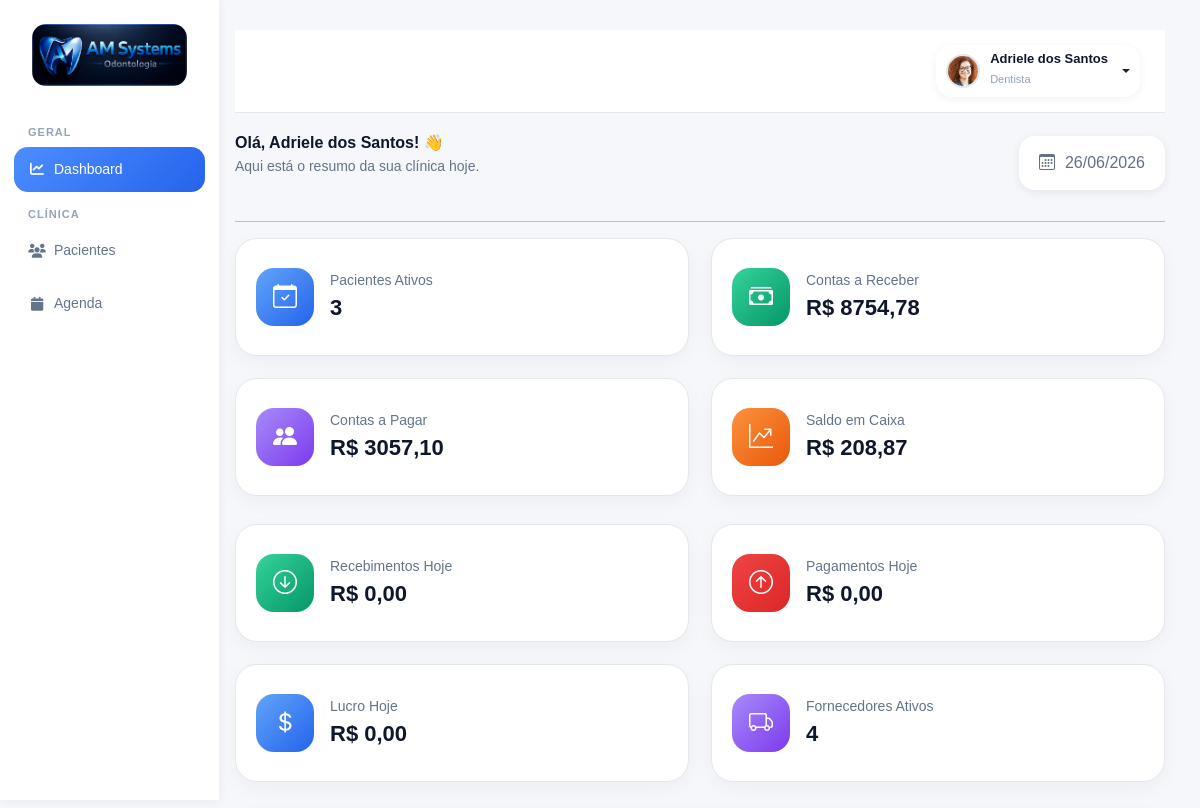
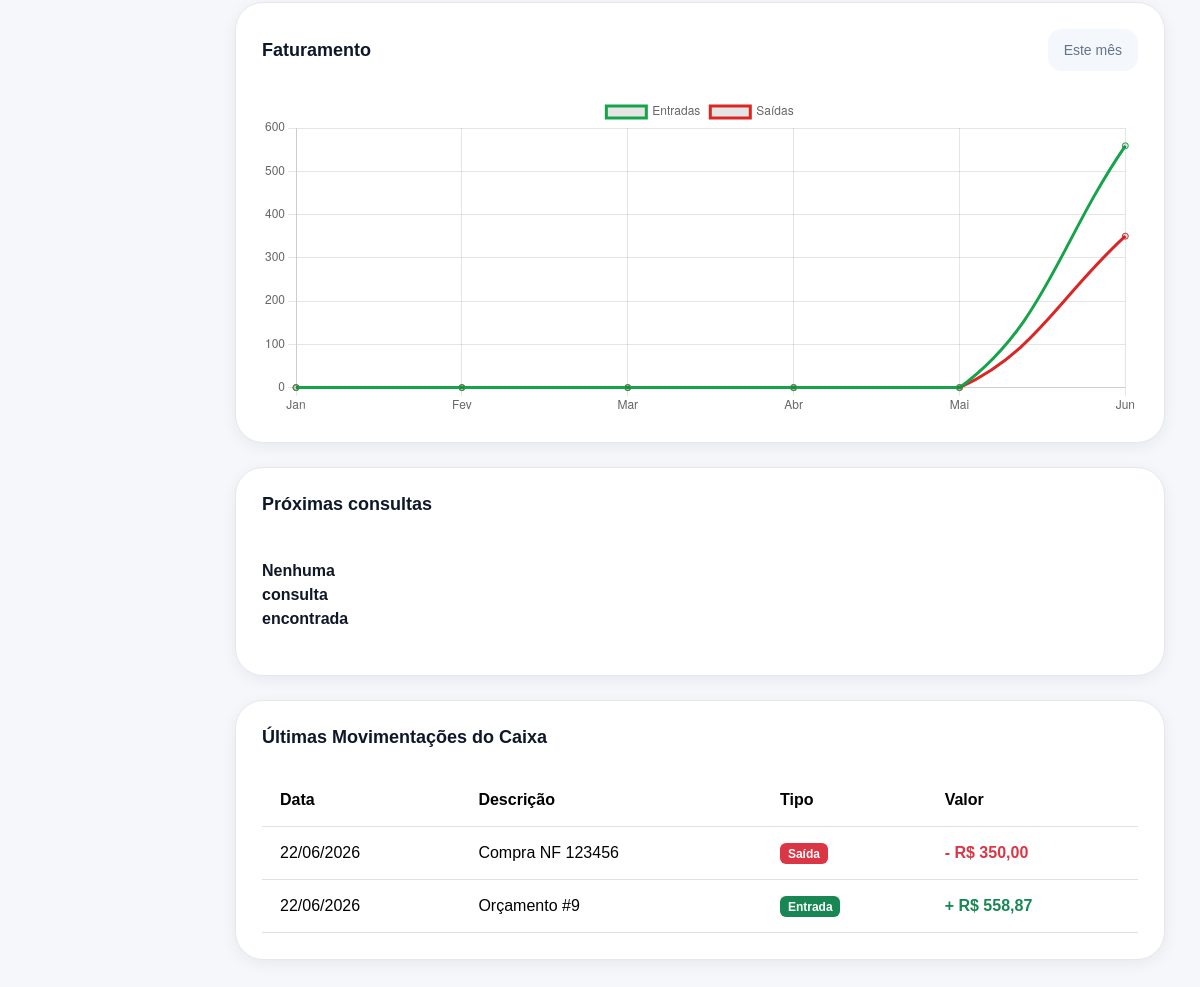
The app's page /dashboard/ (signed in), older data (2 pictures, top to bottom).
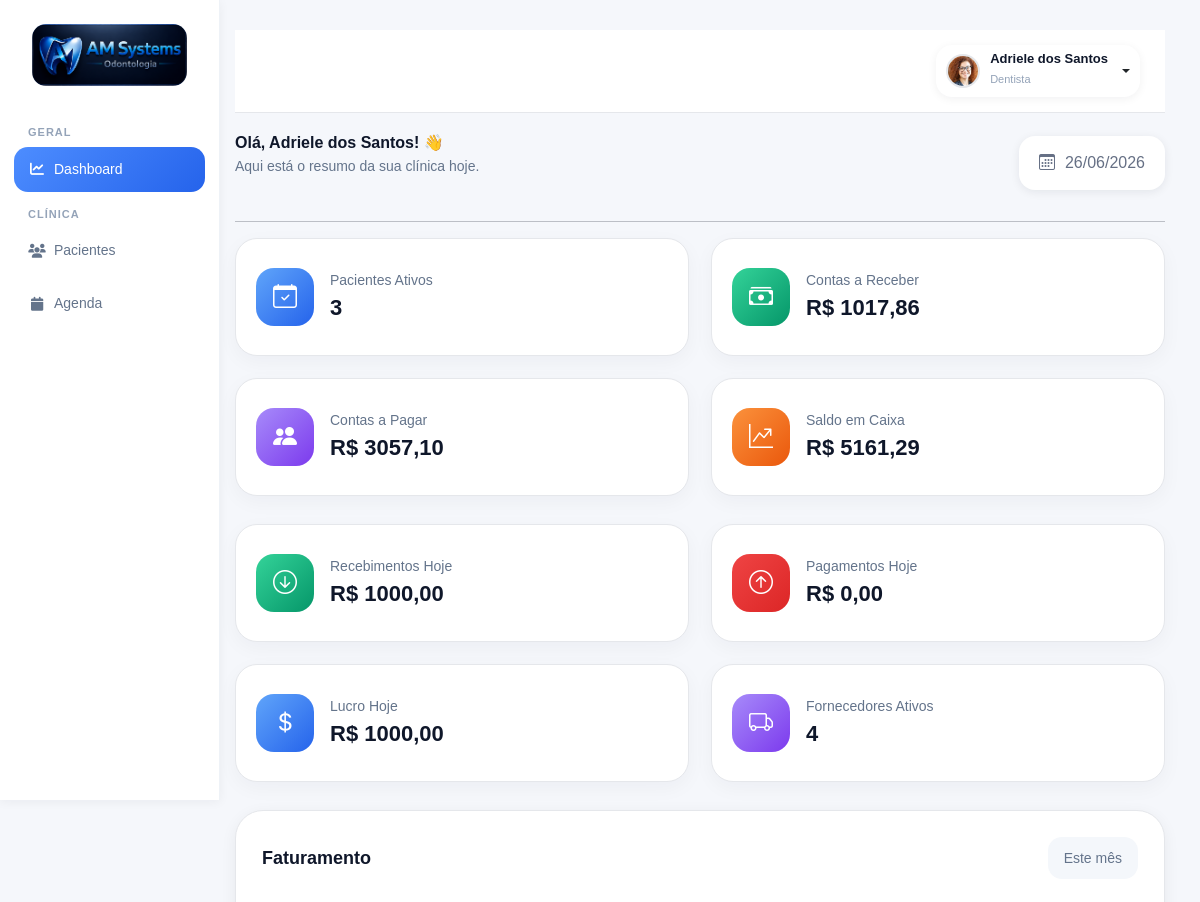
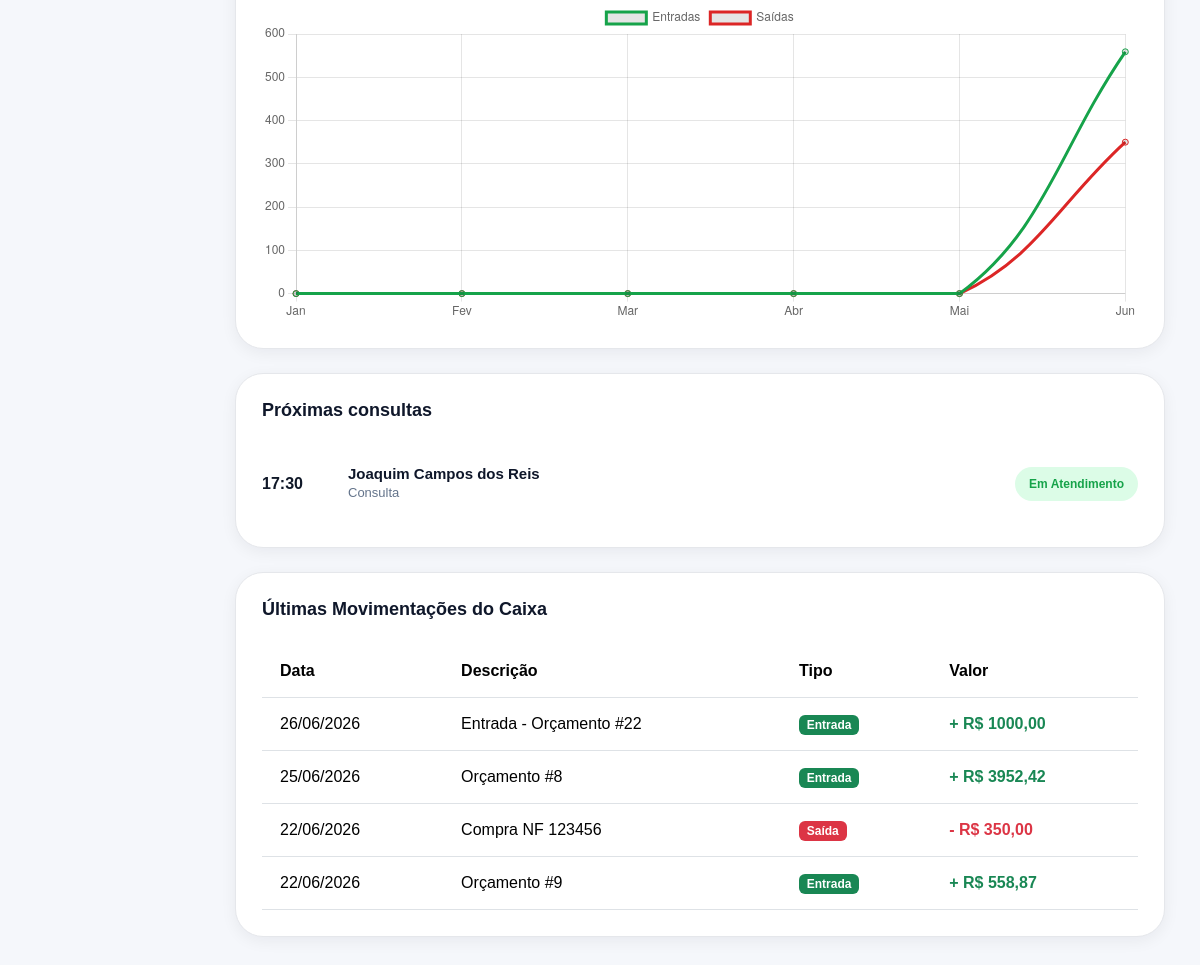
The same page, newer data (2 pictures, top to bottom).
### accounts/models.py (models this page shows, shortened)
class Caixa(models.Model):
    TIPO_CHOICES = [
        ('ENTRADA', 'Entrada'),
        ('SAIDA', 'Saída')
    ]
    data = models.DateField()
    descricao = models.CharField(
        max_length=255
    )
    tipo = models.CharField(
        max_length=10,
        choices=TIPO_CHOICES
    )
    valor = models.DecimalField(
        max_digits=12,
        decimal_places=2
    )
    conta_pagar = models.ForeignKey(
        'ContaPagar',
        on_delete=models.SET_NULL,
        null=True,
        blank=True
    )
    conta_receber = models.ForeignKey(
        'ContaReceber',
        on_delete=models.SET_NULL,
        null=True,
        blank=True
    )
    criado_em = models.DateTimeField(
        auto_now_add=True
    )
    class Meta:
        ordering = [
            '-data',
            '-id'
        ]
        verbose_name = 'Caixa'
        verbose_name_plural = 'Caixa'

class Paciente(models.Model):
    foto = models.ImageField(
        upload_to='pacientes/',
        blank=True,
        null=True
    )
    nome = models.CharField(
        max_length=200
    )
    cpf = models.CharField(
        max_length=14,
        blank=True,
        null=True
    )
    rg = models.CharField(
        max_length=20,
        blank=True,
        null=True
    )
    nascimento = models.DateField(
        blank=True,
        null=True
    )
    genero = models.CharField(
        max_length=20,
        blank=True,
        null=True
    )
    estado_civil = models.CharField(
        max_length=30,
        blank=True,
        null=True
    )
    profissao = models.CharField(
        max_length=100,
        blank=True,
        null=True
    )
    telefone = models.CharField(
        max_length=20,
        blank=True,
        null=True
    )
    whatsapp = models.CharField(
        max_length=20,
        blank=True,
        null=True
    )
    email = models.EmailField(
        blank=True,
        null=True
    )
    cep = models.CharField(
        max_length=10,
        blank=True,
        null=True
    )
    endereco = models.CharField(
        max_length=255,
        blank=True,
        null=True
    )
    numero = models.CharField(
        max_length=20,
        blank=True,
        null=True
    )
    complemento = models.CharField(
        max_length=100,
        blank=True,
        null=True
    )
    bairro = models.CharField(
        max_length=100,
        blank=True,
        null=True
    )
    cidade = models.CharField(
        max_length=100,
        blank=True,
        null=True
    )
    estado = models.CharField(
        max_length=2,
        blank=True,
        null=True
    )
    convenio = models.CharField(
        max_length=100,
        blank=True,
        null=True
    )
    carteirinha = models.CharField(
        max_length=100,
        blank=True,
        null=True
    )
    alergias = models.TextField(
        blank=True,
        null=True
    )
    medicamentos = models.TextField(
        blank=True,
        null=True
    )
    observacoes = models.TextField(
        blank=True,
        null=True
    )
    responsavel = models.CharField(
        max_length=200,
        blank=True,
        null=True
    )
    cpf_responsavel = models.CharField(
        max_length=14,
        blank=True,
        null=True
    )
    telefone_responsavel = models.CharField(
        max_length=20,
        blank=True,
        null=True
    )
    dentista = models.ForeignKey(
        User,
        on_delete=models.SET_NULL,
        null=True,
        blank=True,
        related_name='pacientes'
    )
    ativo = models.BooleanField(
        default=True
    )
    criado_em = models.DateTimeField(
        auto_now_add=True
    )
    atualizado_em = models.DateTimeField(
        auto_now=True
    )

class Procedimento(models.Model):
    CATEGORIAS = [
        ('diagnostico', 'Diagnóstico'),
        ('dentistica', 'Dentística'),
        ('endodontia', 'Endodontia'),
        ('periodontia', 'Periodontia'),
        ('cirurgia', 'Cirurgia'),
        ('protese', 'Prótese'),
        ('implantodontia', 'Implantodontia'),
        ('ortodontia', 'Ortodontia'),
        ('geral', 'Geral')
    ]
    TIPOS = [
        ('dente', 'Por Dente'),
        ('hemiarcada', 'Hemi-Arcada'),
        ('geral', 'Geral'),
        ('cirurgia', 'Cirurgia')
    ]
    POSICOES = [
        ('coroa', 'Coroa'),
        ('raiz', 'Raiz'),
        ('oclusal', 'Oclusal'),
        ('vestibular', 'Vestibular'),
        ('lingual', 'Lingual'),
        ('centro', 'Centro')
    ]
    STATUS = [
        ('realizar', 'A Realizar'),
        ('andamento', 'Em Andamento'),
        ('realizado', 'Realizado'),
        ('cancelado', 'Cancelado'),
        ('reavaliar', 'Reavaliar')
    ]
    nome = models.CharField(
        max_length=255
    )
    categoria = models.CharField(
        max_length=100,
        choices=CATEGORIAS,
        default='geral'
    )
    tipo = models.CharField(
        max_length=50,
        choices=TIPOS,
        default='dente'
    )
    status = models.CharField(
        max_length=30,
        choices=STATUS,
        default='realizar'
    )
    icone = models.CharField(
        max_length=100,
        blank=True,
        null=True
    )
    arquivo_icone = models.CharField(
        max_length=255,
        blank=True,
        null=True
    )
    posicao_icone = models.CharField(
        max_length=30,
        choices=POSICOES,
        default='centro'
    )
    valor_particular = models.DecimalField(
        max_digits=10,
        decimal_places=2,
        default=0
    )
    valor_convenio = models.DecimalField(
        max_digits=10,
        decimal_places=2,
        default=0
    )
    tempo_estimado = models.IntegerField(
        default=60,
        help_text='Tempo em minutos'
    )
    custo_clinico = models.DecimalField(
        max_digits=10,
        decimal_places=2,
        default=0
    )
    ativo = models.BooleanField(
        default=True
    )
    ordem = models.IntegerField(
        default=0
    )
    criado_em = models.DateTimeField(
        auto_now_add=True
    )
    class Meta:
        ordering = ['categoria', 'ordem', 'nome']
        verbose_name = 'Procedimento'
        verbose_name_plural = 'Procedimentos'

### agenda/models.py (models this page shows, shortened)
class Agendamento(models.Model):
    STATUS_CHOICES = (
        ('agendado', 'Agendado'),
        ('confirmado', 'Confirmado'),
        ('atendimento', 'Em Atendimento'),
        ('finalizado', 'Finalizado'),
        ('faltou', 'Faltou'),
        ('cancelado', 'Cancelado'),
    )
    paciente = models.ForeignKey(
        Paciente,
        on_delete=models.CASCADE,
        related_name='agendamentos'
    )
    profissional = models.ForeignKey(
        Profissional,
        on_delete=models.PROTECT,
        related_name='agendamentos'
    )
    procedimento = models.ForeignKey(
        Procedimento,
        on_delete=models.SET_NULL,
        null=True,
        blank=True
    )
    data = models.DateField()
    hora_inicio = models.TimeField()
    duracao = models.IntegerField(
        default=60,
        help_text='Duração em minutos'
    )
    observacoes = models.TextField(
        blank=True
    )
    status = models.CharField(
        max_length=20,
        choices=STATUS_CHOICES,
        default='agendado'
    )
    criado_em = models.DateTimeField(
        auto_now_add=True
    )
    atualizado_em = models.DateTimeField(
        auto_now=True
    )
    class Meta:
        ordering = [
            'data',
            'hora_inicio'
        ]
        verbose_name = 'Agendamento'
        verbose_name_plural = 'Agendamentos'

### accounts/views.py (the view)
@login_required(login_url='/')
def dashboard_view(request):
    from decimal import Decimal
    from django.db.models import Sum
    from django.db.models.functions import ExtractMonth
    from django.utils import timezone
    hoje = timezone.now().date()
    total_pacientes = Paciente.objects.filter(
        ativo=True
    ).count()
    fornecedores_ativos = Fornecedor.objects.filter(
        ativo=True
    ).count()
    receber_pendente = (
        ContaReceber.objects.filter(
            status='PENDENTE'
        ).aggregate(
            total=Sum('valor')
        )['total']
        or Decimal('0.00')
    )
    pagar_pendente = (
        ContaPagar.objects.filter(
            status='PENDENTE'
        ).aggregate(
            total=Sum('valor')
        )['total']
        or Decimal('0.00')
    )
    total_entradas = (
        Caixa.objects.filter(
            tipo='ENTRADA'
        ).aggregate(
            total=Sum('valor')
        )['total']
        or Decimal('0.00')
    )
    total_saidas = (
        Caixa.objects.filter(
            tipo='SAIDA'
        ).aggregate(
            total=Sum('valor')
        )['total']
        or Decimal('0.00')
    )
    saldo_caixa = total_entradas - total_saidas
    entradas_hoje = (
        Caixa.objects.filter(
            tipo='ENTRADA',
            data=hoje
        ).aggregate(
            total=Sum('valor')
        )['total']
        or Decimal('0.00')
    )
    saidas_hoje = (
        Caixa.objects.filter(
            tipo='SAIDA',
            data=hoje
        ).aggregate(
            total=Sum('valor')
        )['total']
        or Decimal('0.00')
    )
    lucro_hoje = entradas_hoje - saidas_hoje
    ultimas_movimentacoes = Caixa.objects.order_by(
        '-data',
        '-id'
    )[:10]
    meses = [
        'Jan', 'Fev', 'Mar', 'Abr', 'Mai', 'Jun',
        'Jul', 'Ago', 'Set', 'Out', 'Nov', 'Dez'
    ]
    entradas_mes = [0] * 12
    saidas_mes = [0] * 12
    entradas_grafico = (
        Caixa.objects
        .filter(tipo='ENTRADA')
        .annotate(mes=ExtractMonth('data'))
        .values('mes')
        .annotate(total=Sum('valor'))
    )
    for item in entradas_grafico:
        if item['mes']:
            entradas_mes[item['mes'] - 1] = float(item['total'])
    saidas_grafico = (
        Caixa.objects
        .filter(tipo='SAIDA')
        .annotate(mes=ExtractMonth('data'))
        .values('mes')
        .annotate(total=Sum('valor'))
    )
    for item in saidas_grafico:
        if item['mes']:
            saidas_mes[item['mes'] - 1] = float(item['total'])
    proximas_consultas = Agendamento.objects.filter(
        status__in=[
            'agendado',
            'confirmado',
            'atendimento'
        ],
        data__gte=hoje
    ).select_related(
        'paciente',
        'procedimento'
    ).order_by(
        'data',
        'hora_inicio'
    )[:5]
    context = {
        'total_pacientes': total_pacientes,
        'fornecedores_ativos': fornecedores_ativos,
        'receber_pendente': receber_pendente,
        'pagar_pendente': pagar_pendente,
        'saldo_caixa': saldo_caixa,
        'total_entradas': total_entradas,
        'total_saidas': total_saidas,
        'entradas_hoje': entradas_hoje,
        'saidas_hoje': saidas_hoje,
        'lucro_hoje': lucro_hoje,
        'ultimas_movimentacoes': ultimas_movimentacoes,
        'proximas_consultas': proximas_consultas,
        'meses': meses,
        'entradas_mes': entradas_mes,
        'saidas_mes': saidas_mes,
    }
    return render(
        request,
        'accounts/dashboard.html',
        context
    )

### accounts/templates/accounts/dashboard.html (shortened to what the changed rows need)
{% extends 'accounts/base.html' %}
{% load static %}
{% block extra_css %}
<link rel="stylesheet" href="{% static 'css/dashboard.css' %}">
{% endblock %}
{% block content %}
<div class="stats-grid">
    <div class="stats-card">
        <div>
            <small>
                Contas a Receber
            </small>
            <h3>
                R$ {{ receber_pendente|floatformat:2 }}
            </h3>
        </div>
    </div>
    <div class="stats-card">
        <div>
            <small>
                Saldo em Caixa
            </small>
            <h3>
                R$ {{ saldo_caixa|floatformat:2 }}
            </h3>
        </div>
    </div>
</div>
<div class="stats-grid mt-4">
    <div class="stats-card">
        <div>
            <small>
                Recebimentos Hoje
            </small>
            <h3>
                R$ {{ entradas_hoje|floatformat:2 }}
            </h3>
        </div>
    </div>
    <div class="stats-card">
        <div>
            <small>
                Lucro Hoje
            </small>
            <h3>
                R$ {{ lucro_hoje|floatformat:2 }}
            </h3>
        </div>
    </div>
</div>
<div class="content-grid">
<div class="appointments-card">
    {% for consulta in proximas_consultas %}
    <div class="appointment-item">
        <div>
            <strong>
                {{ consulta.hora_inicio|time:"H:i" }}
            </strong>
        </div>
        <div>
            <h6>
                {{ consulta.paciente.nome }}
            </h6>
            <p>
                {% if consulta.procedimento %}
                    {{ consulta.procedimento.nome }}
                {% else %}
                    Consulta
                {% endif %}
            </p>
        </div>
        {% if consulta.status == 'confirmado' %}
            <span class="badge-confirmed">
                Confirmada
            </span>
        {% elif consulta.status == 'agendado' %}
            <span class="badge-pending">
                Agendada
            </span>
        {% elif consulta.status == 'atendimento' %}
            <span class="badge-confirmed">
                Em Atendimento
            </span>
        {% endif %}
    </div>
    {% empty %}
    <div class="appointment-item">
        <div>
            <strong>
                Nenhuma consulta encontrada
            </strong>
        </div>
    </div>
    {% endfor %}
</div>
</div>
<div class="chart-card mt-4">
    <div class="table-responsive">
        <table class="table table-hover align-middle mb-0">
            <thead>
                <tr>
                    <th>Data</th>
                    <th>Descrição</th>
                    <th>Tipo</th>
                    <th>Valor</th>
                </tr>
            </thead>
            <tbody>
                {% for mov in ultimas_movimentacoes %}
                <tr>
                    <td>
                        {{ mov.data|date:"d/m/Y" }}
                    </td>
                    <td>
                        {{ mov.descricao }}
                    </td>
                    <td>
                        {% if mov.tipo == 'ENTRADA' %}
                            <span class="badge bg-success">
                                Entrada
                            </span>
                        {% else %}
                            <span class="badge bg-danger">
                                Saída
                            </span>
                        {% endif %}
                    </td>
                    <td>
                        {% if mov.tipo == 'ENTRADA' %}
                            <span class="text-success fw-bold">
                                + R$ {{ mov.valor }}
                            </span>
                        {% else %}
                            <span class="text-danger fw-bold">
                                - R$ {{ mov.valor }}
                            </span>
                        {% endif %}
                    </td>
                </tr>
                {% empty %}
                <tr>
                    <td colspan="4" class="text-center py-4">
                        Nenhuma movimentação encontrada.
                    </td>
                </tr>
                {% endfor %}
            </tbody>
        </table>
    </div>
</div>
</main>
</div>
<script>
    const ctx = document.getElementById('revenueChart');
    if (ctx) {
        new Chart(ctx, {
            type: 'line',
            data: {
                labels: [
                    'Jan',
                    'Fev',
                    'Mar',
                    'Abr',
                    'Mai',
                    'Jun'
                ],
                datasets: [
                    {
                        label: 'Entradas',
                        data: [0, 0, 0, 0, 0, 558.87],
                        borderColor: '#16a34a',
                        tension: .4,
                        fill: false
                    },
                    {
                        label: 'Saídas',
                        data: [0, 0, 0, 0, 0, 350],
                        borderColor: '#dc2626',
                        tension: .4,
                        fill: false
                    }
                ]
            },
            options: {
                responsive: true,
                maintainAspectRatio: false
            }
        });
    }
</script>
{% endblock %}

Row changes from the older to the newer data that the page shows:
added Agendamento: hora_inicio "17:30", paciente.nome "Joaquim Campos dos Reis", procedimento.nome "Consulta", status "Em Atendimento"
added Caixa: data "26/06/2026", descricao "Entrada - Orçamento #22", tipo "Entrada", valor "1000,00"
added Caixa: data "25/06/2026", descricao "Orçamento #8", tipo "Entrada", valor "3952,42"
Text that changed along with them:
{{ receber_pendente|floatformat:2 }}: "8754,78" → "1017,86"
{{ saldo_caixa|floatformat:2 }}: "208,87" → "5161,29"
{{ entradas_hoje|floatformat:2 }}: "0,00" → "1000,00"
{{ lucro_hoje|floatformat:2 }}: "0,00" → "1000,00"
text no longer shown: "Nenhuma consulta encontrada"
